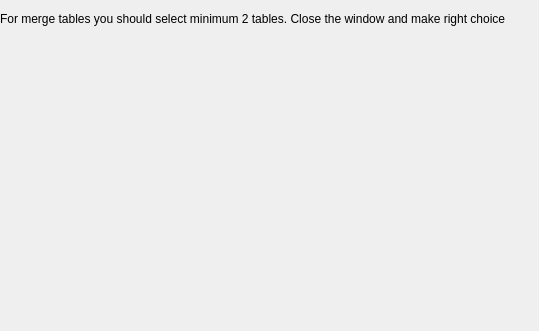
<?xml version="1.0" encoding="UTF-8"?>
<ui version="4.0">
 <class>JoinTables</class>
 <widget class="QWidget" name="JoinTables">
  <property name="geometry">
   <rect>
    <x>0</x>
    <y>0</y>
    <width>539</width>
    <height>331</height>
   </rect>
  </property>
  <property name="windowTitle">
   <string>Form</string>
  </property>
  <layout class="QVBoxLayout" name="verticalLayout">
   <property name="leftMargin">
    <number>0</number>
   </property>
   <property name="topMargin">
    <number>0</number>
   </property>
   <property name="rightMargin">
    <number>0</number>
   </property>
   <property name="bottomMargin">
    <number>0</number>
   </property>
   <item>
    <widget class="QStackedWidget" name="stackedWidget">
     <property name="currentIndex">
      <number>0</number>
     </property>
     <widget class="QWidget" name="page0">
      <layout class="QVBoxLayout" name="page0VerticalLayout">
       <property name="leftMargin">
        <number>0</number>
       </property>
       <property name="topMargin">
        <number>0</number>
       </property>
       <property name="rightMargin">
        <number>0</number>
       </property>
       <property name="bottomMargin">
        <number>0</number>
       </property>
       <item>
        <widget class="Widgets::TitleCommentWidget" name="title_comment" native="true"/>
       </item>
       <item>
        <widget class="Widgets::SelectedTables" name="selected" native="true"/>
       </item>
       <item>
        <widget class="QLabel" name="warningLabel">
         <property name="enabled">
          <bool>true</bool>
         </property>
         <property name="text">
          <string>For merge tables you should select minimum 2 tables. Close the window and make right choice</string>
         </property>
         <property name="wordWrap">
          <bool>true</bool>
         </property>
        </widget>
       </item>
       <item>
        <spacer name="verticalSpacer_2">
         <property name="orientation">
          <enum>Qt::Vertical</enum>
         </property>
         <property name="sizeHint" stdset="0">
          <size>
           <width>20</width>
           <height>40</height>
          </size>
         </property>
        </spacer>
       </item>
      </layout>
     </widget>
     <widget class="QWidget" name="page1">
      <layout class="QVBoxLayout" name="page1VerticalLayout">
       <property name="leftMargin">
        <number>0</number>
       </property>
       <property name="topMargin">
        <number>0</number>
       </property>
       <property name="rightMargin">
        <number>0</number>
       </property>
       <property name="bottomMargin">
        <number>0</number>
       </property>
       <item>
        <widget class="Widgets::EditGroupWidget" name="edit_group" native="true"/>
       </item>
       <item>
        <spacer name="verticalSpacer">
         <property name="orientation">
          <enum>Qt::Vertical</enum>
         </property>
         <property name="sizeHint" stdset="0">
          <size>
           <width>20</width>
           <height>40</height>
          </size>
         </property>
        </spacer>
       </item>
      </layout>
     </widget>
    </widget>
   </item>
  </layout>
 </widget>
 <customwidgets>
  <customwidget>
   <class>Widgets::TitleCommentWidget</class>
   <extends>QWidget</extends>
   <header>ui/widgets/title_comment_widget.h</header>
   <container>1</container>
  </customwidget>
  <customwidget>
   <class>Widgets::SelectedTables</class>
   <extends>QWidget</extends>
   <header>ui/widgets/selected_tables.h</header>
   <container>1</container>
  </customwidget>
  <customwidget>
   <class>Widgets::EditGroupWidget</class>
   <extends>QWidget</extends>
   <header>ui/widgets/edit_group_widget.h</header>
   <container>1</container>
  </customwidget>
 </customwidgets>
 <resources/>
 <connections/>
</ui>
